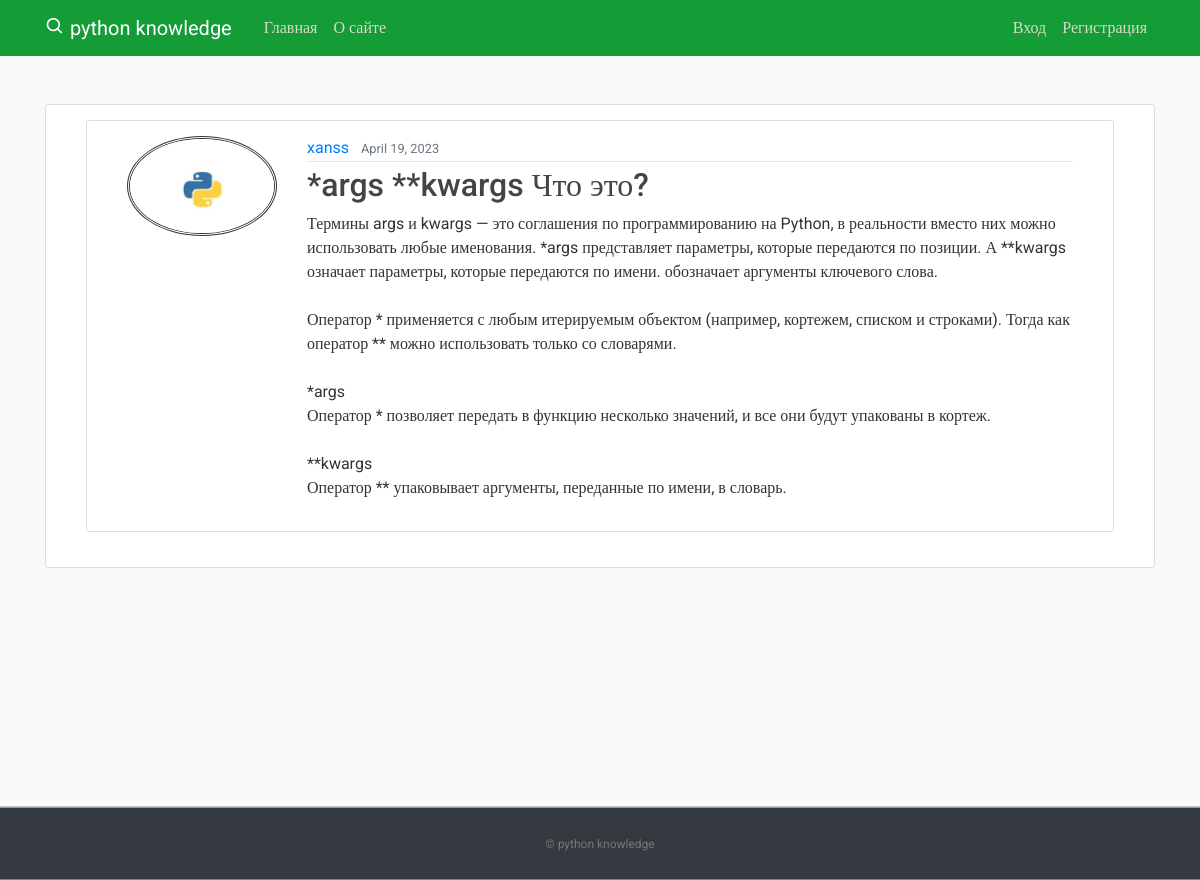
The app's page /post/2/ with its own data.
### blog/models.py (models this page shows, shortened)
class Post(models.Model):
    title = models.CharField(max_length=100)
    content = models.TextField()
    date_posted = models.DateTimeField(default=timezone.now)
    author = models.ForeignKey(User, on_delete=models.CASCADE)

### users/models.py (models this page shows, shortened)
class Profile(models.Model):
    user = models.OneToOneField(User, on_delete=models.CASCADE)
    image = models.ImageField(default='default.jpg', upload_to='profile_pics')

### blog/views.py (the view)
# urls.py: path('post/<int:pk>/', PostDetailView.as_view(), name='post-detail'),
class PostDetailView(DetailView):
    model = Post

### blog/templates/blog/post_detail.html (shortened to what this page needs)
{% extends "blog/base.html" %}
{% block content %}
  <article class="media content-section">
    <img class="rounded-circle article-img" src="{{ object.author.profile.image.url }}">
    <div class="media-body">
      <div class="article-metadata">
        <a class="mr-2" href="{% url 'user-posts' object.author.username %}">{{ object.author }}</a>
        <small class="text-muted">{{ object.date_posted|date:"F d, Y" }}</small>
      </div>
      <h2 class="article-title">{{ object.title }}</h2>
      <p class="article-content">{{ object.content }}</p>
    </div>
  </article>
{% endblock content %}

### blog/static/blog/mnain.css (style rules this page uses)
﻿body, html { width:100%; height:100% }
body { margin:0; padding:0; background: #fafafa; color: #333333; margin-top: 5rem; font-family:Roboto; }
h1, h2, h3, h4, h5, h6 { color: #444444; }
.content-section { background: #ffffff; padding: 15px 40px; border: 1px solid #dddddd; border-radius: 3px; margin-bottom: 20px; }
.article-title { color: #444444; }
.article-content { white-space: pre-line; }
.article-img { height: 100px; width: 150px; margin-right: 30px; border-style: double; }
.article-metadata { padding-bottom: 1px; margin-bottom: 4px; border-bottom: 1px solid #e3e3e3 }

### records on screen
Post: author.profile.image (picture), author "xanss", date_posted "April 19, 2023", title "*args **kwargs Что это?", content "Термины args и kwargs — это соглашения по программированию на Python, в реальности вместо них можно использовать любые именования. *args представляет параметры, которые передаются по позиции. А **kwargs означает параметры, которые передаются по имени. обозначает аргументы ключевого слова. Оператор * применяется с любым итерируемым объектом (например, кортежем, списком и строками). Тогда как оператор ** можно использовать только со словарями. *args Оператор * позволяет передать в функцию несколько значений, и все они будут упакованы в кортеж. **kwargs Оператор ** упаковывает аргументы, переданные по имени, в словарь."
